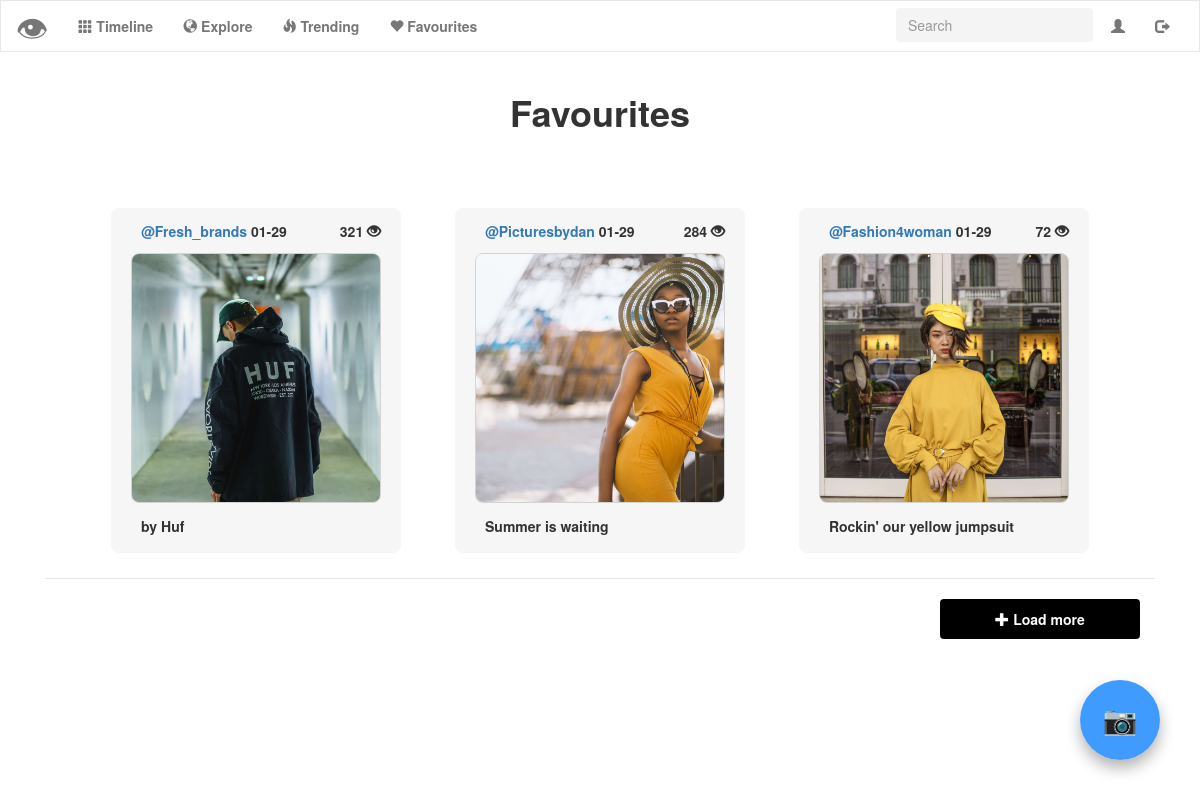
Page /favourites (signed in) on the earlier database version.
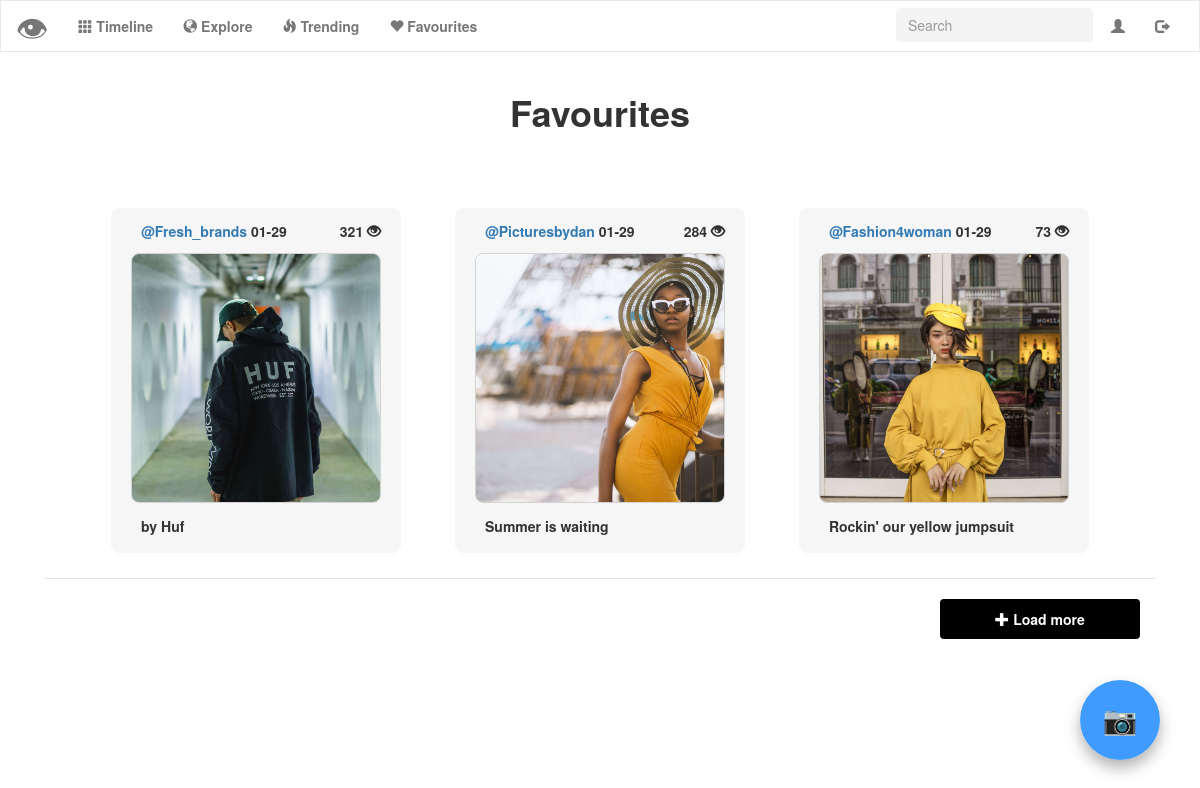
Same page on the later database version.
### tables this page shows
CREATE TABLE 'uploads' ('id' integer PRIMARY KEY AUTOINCREMENT NOT NULL, 'user_id' integer NOT NULL, 'upload' text NOT NULL, 'description' text NOT NULL, 'timestamp' double precision NOT NULL DEFAULT CURRENT_TIMESTAMP, 'username'  text NOT NULL  , 'score' INTEGER NOT NULL DEFAULT 0);

### application.py (the view)
@app.route("/favourites")
@login_required
def favourites():
    favourites = []
    post_id = get_favourites(session["user_id"])
    show = True
    if len(post_id) == 0:
        flash("You have no favourite posts!")
        return render_template("favourites.html")
    for p in post_id:
        favourites.append(get_info(p["photo_id"]))
    favourites.reverse()
    if len(favourites) <= counter_favourites:
        show = False
    favourites = favourites[:counter_favourites]
    return render_template("favourites.html", favourites=favourites, user_id=session["user_id"], show=show)

### helpers.py (called while the page is built)
def login_required(f):
    @wraps(f)
    def decorated_function(*args, **kwargs):
        if session.get("user_id") is None:
            return redirect("/login")
        return f(*args, **kwargs)
    return decorated_function

def change_timestamp(post_list):
    for post in post_list:
        date = post["timestamp"]
        date = date[5:11]
        post["timestamp"] = date
    return post_list

def get_favourites(user_id):
    photo_id = db.execute("SELECT photo_id FROM favourites WHERE user_id = :user_id", user_id=user_id)
    return photo_id

def get_info(post_id):
    post_info = db.execute("SELECT * FROM uploads WHERE id=:post_id",
                           post_id=post_id)
    post_info = change_timestamp(post_info)[0]
    return post_info

### templates/favourites.html (shortened to what this page needs)
{% extends "layout.html" %}
{% block main %}
<div class="container-title" id="timeline-title">
	<h1>
		<b>Favourites</b>
	</h1>
</div>
<div class="col-lg-12 col-md-12 col-sm-12 col-xs-12">
   {% for post in favourites %}
	<button name="modal" class="photo_modal trending_modal modal-label" id="account-photo-modal" data-toggle="modal" data-target="#photomodal{{ post.id }}">
		<label for="modal">
			<div class="account-photo-description">
				<a href="{{ url_for('profile', username= post.username) }}">
				<label id="username">{{ post.username }} </label>
				</a>
				<label id="timestamp">{{ post.timestamp }} </label>
				<label id="score-profile">{{ post.score }}
					<span class="glyphicon glyphicon-eye-open"></span>
				</label>
			</div>
			<img src="/upload/{{ post.upload }}" class="img-responsive trending-image">
			<div class="account-photo-bottom-description">
				<label id="discription">{{ post.description }} </label>
			</div>
		</label>
	</button>
	{% endfor %}
    {% if show is sameas true %}
    <div class="modal-footer">
    	<button id="load_more" onclick="load_more('favourites')" class="btn btn-dark">
    		<span class="glyphicon glyphicon-plus"></span>
    		<b> Load more</b>
    	</button>
    </div>
    {% endif %}
</div>
{% endblock %}

### templates/layout.html (shortened to what this page needs)
<!DOCTYPE html>
<html lang="en">
	<head>
		<link href="https://maxcdn.bootstrapcdn.com/bootstrap/3.3.7/css/bootstrap.min.css" rel="stylesheet"/>
		<link href="{{ url_for('static', filename='styles.css') }}" rel="stylesheet"/>
	</head>
	<body>
		<nav class="navbar navbar-default" id="navigation">
			<div class="container-fluid">
				<div class="navbar-header">
					<a class="navbar-brand" href="{{ url_for('index') }}">
						<font size="+3">👁</font>
					</a>
				</div>
				<div class="collapse navbar-collapse" id="navbar">
                    {% if session.user_id %}
					<ul class="nav navbar-nav">
						<li>
							<a href="{{ url_for('timeline') }}">
								<span class="glyphicon glyphicon-th"></span>
								<b> Timeline</b>
							</a>
						</li>
						<li>
							<a href="{{ url_for('index') }}">
								<span class="glyphicon glyphicon-globe"></span>
								<b> Explore</b>
							</a>
						</li>
						<li>
							<a href="{{ url_for('trending') }}">
								<span class="glyphicon glyphicon-fire"></span>
								<b> Trending</b>
							</a>
						</li>
						<li>
							<a href="{{ url_for('favourites') }}">
								<span class="glyphicon glyphicon-heart"></span>
								<b> Favourites</b>
							</a>
						</li>
					</ul>
					<ul class="nav navbar-nav navbar-right">
						<li>
							<a href="{{ url_for('account') }}">
								<span class="glyphicon glyphicon-user"></span>
							</a>
						</li>
						<li>
							<a href="{{ url_for('logout') }}">
								<span class="glyphicon glyphicon-log-out"></span>
							</a>
						</li>
					</ul>
					<ul class="nav navbar-nav navbar-right">
						<li>
							<input autocomplete="off" class="form-control" name="lookup" id="searchbar" placeholder="Search" type="text">
							</li>
						</ul>
                    {% endif %}
				</div>
			</div>
		</nav>
        {% if session.user_id %}
		<a class="float-button">
			<h3 data-toggle="modal" data-target="#myModal" class="camera-button">📷</h3>
		</a>
        {% endif %}
        <div class="container">
            <main>
                {% block main %}{% endblock %}
            </main>
        </div>
    </body>
</html>

### static/styles.css (style rules this page uses)
html,body { overflow-x: hidden; width: 100%; }
.container { margin-left: auto; margin-right: auto; text-align: center; }
.navbar { z-index: 999; }
input { background-color: rgba(244,244,244,1) !important; border:none !important; -webkit-box-shadow: none !important; box-shadow: none !important; }
main img { max-width: 100%; }
#navigation { background-color: #FFF !important; border-radius: 0 !important; }
#searchbar { margin:7px; max-width:95%; }
.btn { width:200px !important; background-color:black; color:white; height:40px; margin-top: 5px; }
.img-responsive { border: 0.5px solid lightgray; object-fit: cover; width:250px !important; height:250px !important; border-radius: 8px; }
.float-button { position:fixed; width:80px; height:80px; bottom:40px; right:40px; background-color: rgba(0,122,255,0.75);; color:#FFF; border-radius:50px; text-align:center; box-shadow: 0px 8px 15px rgba(0, 0, 0, 0.3); text-decoration: none !important; z-index: 999; transition: all 0.3s ease 0s; cursor: pointer; outline: none; }
.camera-button { margin-top:23px !important; font-size: 2em; }
.photo_modal { background-color: white; border: 0px; }
.modal-label { transition: all 0.3s ease 0s; cursor: pointer; outline: none; }
@media only screen and (min-width: 800px) { .trending-image { width: 200px; height: 200px; } }
#timeline-title { margin-bottom: 50px !important; }
#score-profile { padding-right: 0px !important; float:right; }
#account-photo-modal { background-color: rgba(246,246,246,1); padding: 20px; border-radius: 8px; margin-bottom: 25px; }
.account-photo-description { text-align: left; margin-left: 10px; position: relative; top: 30%; transform: translateY(-30%); -webkit-transform: translateY(-30%); }
.account-photo-bottom-description { text-align: left; margin-left: 10px; position: relative; top: 50%; transform: translateY(50%); -webkit-transform: translateY(50%); }
.trending_modal { margin: 25px; }
input { border: 1px solid transparent; background-color: #f1f1f1; padding: 10px; font-size: 16px; }
input[type=text] { background-color: #f1f1f1; width: 100%; }

Differences in the rows shown:
changed uploads "@Fashion4woman": score "72" → "73"
